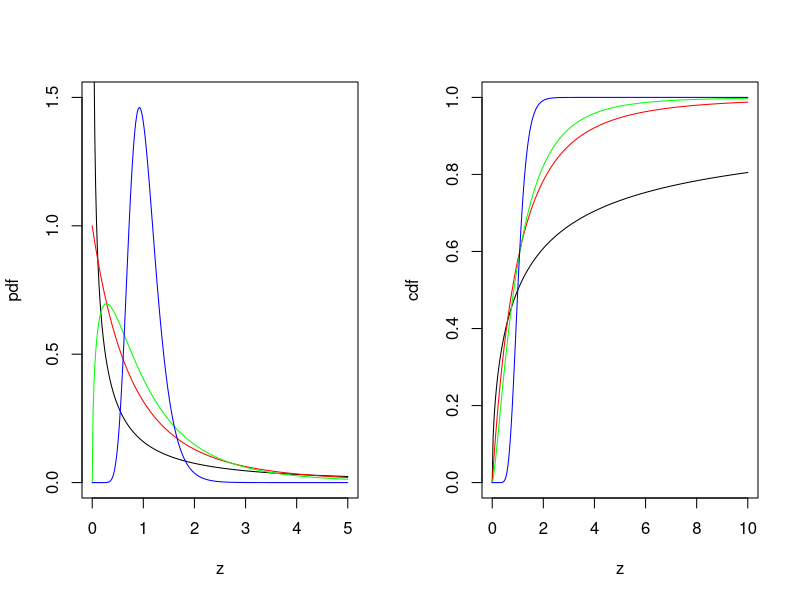

This figure's R source:
par(mfrow = c(1, 2))

# F-distributed variable
z = seq(0, 5, length = 300)
# df for the nominator
n = c(1, 2, 3, 50)
# df for the denominator
m = c(1, 6, 10, 50)

# pdf of z for n=1 & m=1
plot(z, df(z, n[1], m[1]), type = "l", xlab = "z", ylab = "pdf", ylim = c(0, 1.5))
# n=2 & m=6
lines(z, df(z, n[2], m[2]), col = "red")
# n=3 & m=10
lines(z, df(z, n[3], m[3]), col = "green")
# n=50 & m=50
lines(z, df(z, n[4], m[4]), col = "blue")

z = seq(0, 10, length = 300)
# cdf of z with respective df as above
plot(z, pf(z, n[1], m[1]), type = "l", xlab = "z", ylab = "cdf", ylim = c(0, 1))
lines(z, pf(z, n[2], m[2]), col = "red")
lines(z, pf(z, n[3], m[3]), col = "green")
lines(z, pf(z, n[4], m[4]), col = "blue")
